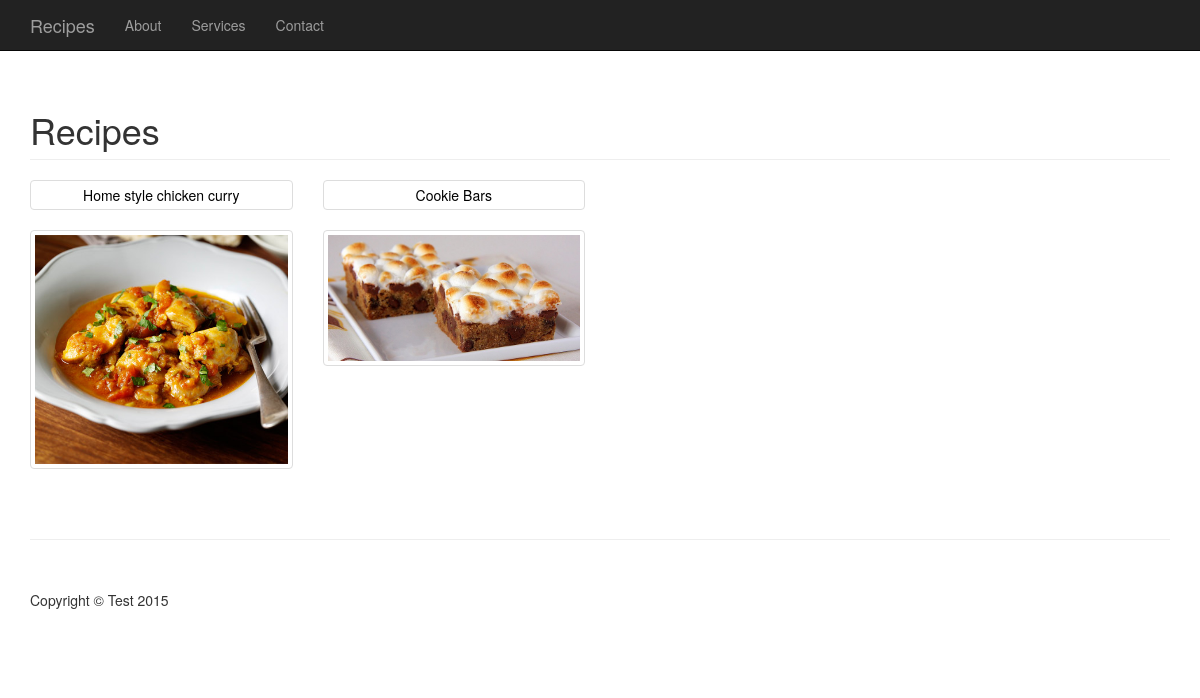
The page / on the database its author committed.
### recipes/models.py (models this page shows, shortened)
class Recipe(models.Model):
    title = models.CharField(max_length=100)
    text = models.TextField()
    image = models.ImageField(upload_to='images')
    votes_up = models.IntegerField()
    votes_down = models.IntegerField()

### recipes/views.py (the view)
# urls.py: url(r'^$', views.home),
def home(request):
    results = {
        'tags': Tag.objects.all(),
        'recipes': Recipe.objects.all()[:5],
    }
    return render_to_response('home.html', results)

### recipes/templates/home.html (shortened to what this page needs)
{% extends 'base.html' %}
{% block content %}
            <div class="col-lg-12">
                <h1 class="page-header">Recipes</h1>
            </div>
  {% if recipes %}
    {% for recipe in recipes %}
            <div style="text-align: center;" class="col-lg-3 col-md-4 col-xs-6 thumb">
                <a style="color: black" class="thumbnail" href="{{ recipe.id }}">{{ recipe.title }}</a>
                <a class="thumbnail" href="#">
			<img class="img-responsive" src="{{ recipe.image.url }}" alt="">
                </a>
            </div>
    {% endfor %}
  {% else %}
    <p>Add some recipes!!!</p>
  {% endif %}
{% endblock %}

### recipes/templates/base.html (shortened to what this page needs)
<!DOCTYPE html>
<html lang="en">
<head>
    <link href="static/css/bootstrap.min.css" rel="stylesheet">
    <link href="static/css/thumbnail-gallery.css" rel="stylesheet">
</head>
<body>
    <nav class="navbar navbar-inverse navbar-fixed-top" role="navigation">
        <div class="container">
            <div class="navbar-header">
                <a class="navbar-brand" href=".">Recipes</a>
            </div>
            <div class="collapse navbar-collapse" id="bs-example-navbar-collapse-1">
                <ul class="nav navbar-nav">
                    <li>
                        <a href="#">About</a>
                    </li>
                    <li>
                        <a href="#">Services</a>
                    </li>
                    <li>
                        <a href="#">Contact</a>
                    </li>
                </ul>
            </div>
        </div>
    </nav>
    <div class="container">
        <div class="row">
	    {% block content %}
	    {% endblock %}
        </div>
        <hr>
        <footer>
            <div class="row">
                <div class="col-lg-12">
                    <p>Copyright &copy; Test 2015</p>
                </div>
            </div>
        </footer>
    </div>
</body>
</html>

### recipes/static/css/thumbnail-gallery.css (style rules this page uses)
body { padding-top: 70px; }
.thumb { margin-bottom: 30px; }
footer { margin: 50px 0; }

### rows shown on the page
Recipe: title "Home style chicken curry", image (picture)
Recipe: title "Cookie Bars", image (picture)
